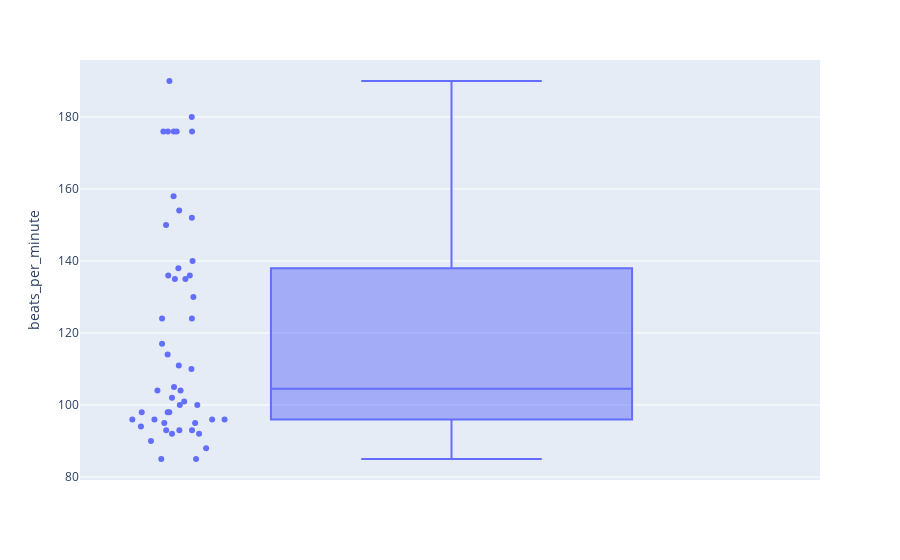
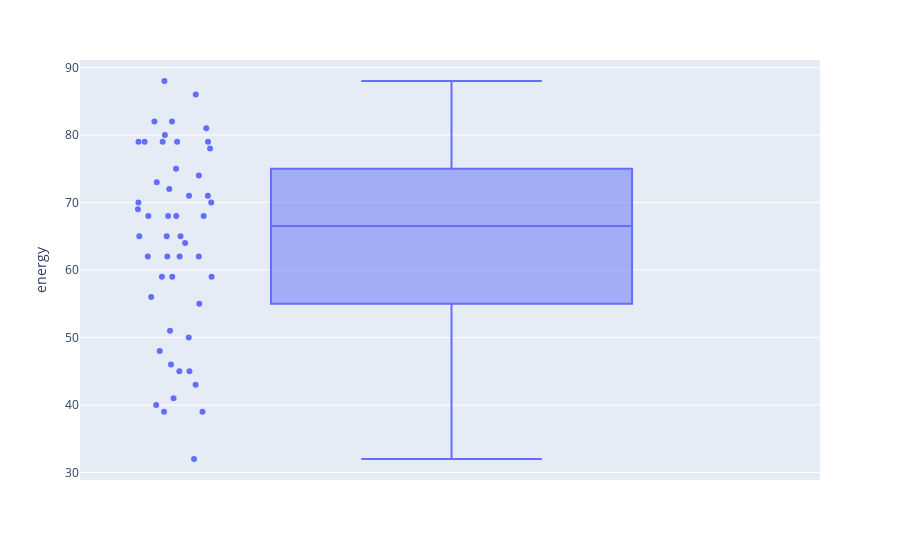
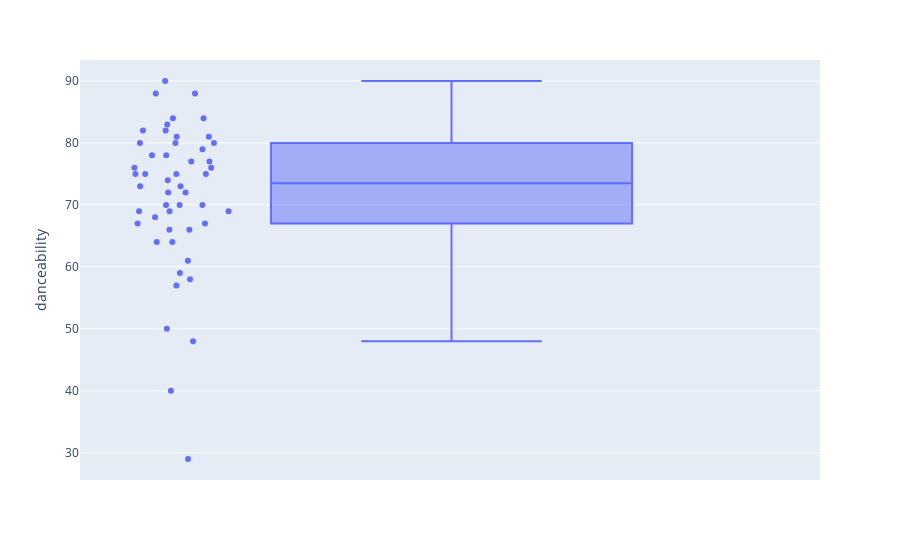
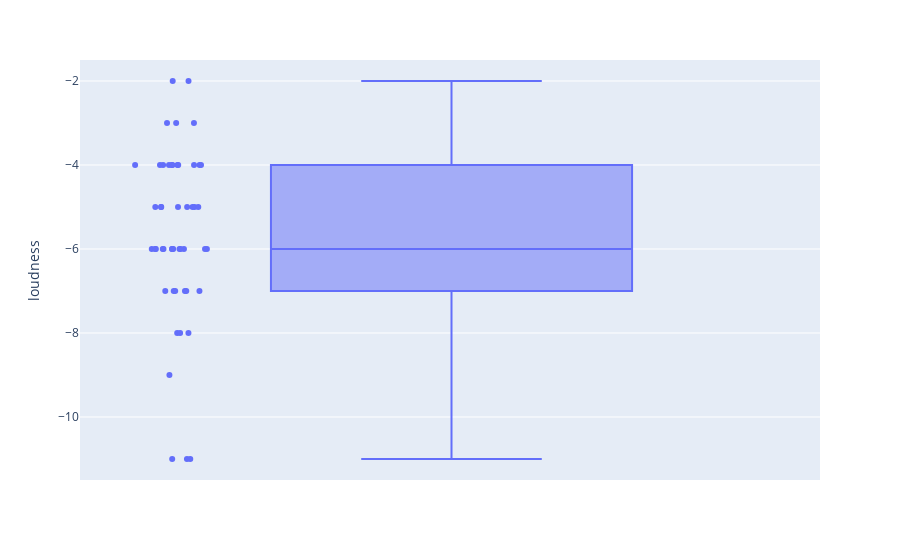

These figures' notebook cell, in order:
### Markdown cell above
### Further visualization of quantitative features

### Code cell
for i in range(3, len(df.columns)-1):
    fig = px.box(df, y=df.columns[i], points="all")
    fig.show()

### Figure 1 — Plotly figure (JSON) as saved in the notebook; plotly's stock layout.template omitted (floating-point values rounded to 4 significant figures)
{"data": [{"alignmentgroup": "True", "boxpoints": "all", "hovertemplate": "beats_per_minute=%{y}<extra></extra>", "legendgroup": "", "marker": {"color": "#636efa"}, "name": "", "notched": false, "offsetgroup": "", "orientation": "v", "showlegend": false, "type": "box", "x0": " ", "xaxis": "x", "y": [117, 105, 190, 93, 150, 102, 180, 111, 136, 135, 176, 96, 110, 176, 101, 93, 176, 90, 130, 158, 124, 154, 92, 92, 135, 124, 98, 96, 94, 93, 85, 140, 96, 98, 100, 114, 176, 152, 138, 95, 104, 85, 96, 136, 98, 88, 176, 100, 104, 95], "y0": " ", "yaxis": "y"}], "layout": {"boxmode": "group", "legend": {"tracegroupgap": 0}, "margin": {"t": 60}, "xaxis": {"anchor": "y", "domain": [0, 1]}, "yaxis": {"anchor": "x", "domain": [0, 1], "title": {"text": "beats_per_minute"}}}}

### Figure 2 — Plotly figure (JSON) as saved in the notebook; plotly's stock layout.template omitted (floating-point values rounded to 4 significant figures)
{"data": [{"alignmentgroup": "True", "boxpoints": "all", "hovertemplate": "energy=%{y}<extra></extra>", "legendgroup": "", "marker": {"color": "#636efa"}, "name": "", "notched": false, "offsetgroup": "", "orientation": "v", "showlegend": false, "type": "box", "x0": " ", "xaxis": "x", "y": [55, 81, 80, 65, 65, 68, 64, 68, 62, 43, 62, 71, 41, 79, 50, 45, 65, 48, 39, 62, 74, 59, 79, 78, 45, 82, 59, 46, 86, 79, 51, 32, 71, 59, 88, 72, 70, 82, 73, 56, 68, 68, 39, 40, 69, 62, 75, 79, 70, 79], "y0": " ", "yaxis": "y"}], "layout": {"boxmode": "group", "legend": {"tracegroupgap": 0}, "margin": {"t": 60}, "xaxis": {"anchor": "y", "domain": [0, 1]}, "yaxis": {"anchor": "x", "domain": [0, 1], "title": {"text": "energy"}}}}

### Figure 3 — Plotly figure (JSON) as saved in the notebook; plotly's stock layout.template omitted (floating-point values rounded to 4 significant figures)
{"data": [{"alignmentgroup": "True", "boxpoints": "all", "hovertemplate": "danceability=%{y}<extra></extra>", "legendgroup": "", "marker": {"color": "#636efa"}, "name": "", "notched": false, "offsetgroup": "", "orientation": "v", "showlegend": false, "type": "box", "x0": " ", "xaxis": "x", "y": [76, 79, 40, 64, 58, 80, 75, 48, 88, 70, 61, 82, 50, 73, 83, 70, 75, 76, 84, 72, 68, 70, 81, 80, 67, 69, 82, 73, 74, 64, 29, 78, 78, 80, 77, 66, 75, 72, 84, 81, 69, 77, 57, 90, 88, 66, 67, 69, 59, 75], "y0": " ", "yaxis": "y"}], "layout": {"boxmode": "group", "legend": {"tracegroupgap": 0}, "margin": {"t": 60}, "xaxis": {"anchor": "y", "domain": [0, 1]}, "yaxis": {"anchor": "x", "domain": [0, 1], "title": {"text": "danceability"}}}}

### Figure 4 — Plotly figure (JSON) as saved in the notebook; plotly's stock layout.template omitted (floating-point values rounded to 4 significant figures)
{"data": [{"alignmentgroup": "True", "boxpoints": "all", "hovertemplate": "loudness=%{y}<extra></extra>", "legendgroup": "", "marker": {"color": "#636efa"}, "name": "", "notched": false, "offsetgroup": "", "orientation": "v", "showlegend": false, "type": "box", "x0": " ", "xaxis": "x", "y": [-6, -4, -4, -8, -4, -5, -6, -5, -6, -11, -5, -4, -6, -2, -4, -7, -6, -6, -8, -3, -7, -6, -4, -4, -11, -4, -6, -7, -3, -4, -8, -11, -5, -7, -5, -7, -5, -5, -5, -6, -7, -6, -6, -9, -4, -2, -4, -3, -6, -6], "y0": " ", "yaxis": "y"}], "layout": {"boxmode": "group", "legend": {"tracegroupgap": 0}, "margin": {"t": 60}, "xaxis": {"anchor": "y", "domain": [0, 1]}, "yaxis": {"anchor": "x", "domain": [0, 1], "title": {"text": "loudness"}}}}
